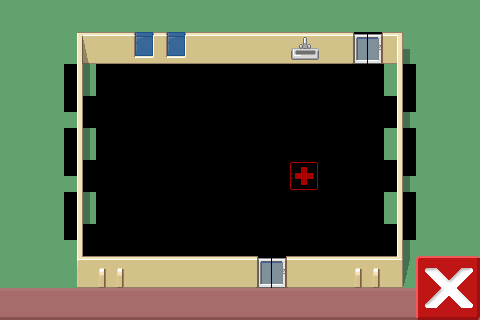

This is a level from a 2D game, rendered from its Tiled map with the project's own tilesets. A one-line summary and the map file follow, with tile-layer data summarised:
An orthogonal 15x10 tile map with 32x32 px tiles, 4 tile layers (floor, Walls, decoration, Ui) and 4 objects (target, crate, start, ui).

<map version="1.0" orientation="orthogonal" width="15" height="10" tilewidth="32" tileheight="32">
 <tileset firstgid="1" name="hospital_256" tilewidth="32" tileheight="32">
  <image source="textures/hospital_set.png" width="256" height="256" />
  <tile id="5">
   <properties>
    <property name="target" value="" />
   </properties>
  </tile>
  <tile id="6">
   <properties>
    <property name="crate" value="" />
   </properties>
  </tile>
  <tile id="7">
   <properties>
    <property name="cratetarget" value="" />
   </properties>
  </tile>
  <tile id="15">
   <properties>
    <property name="tilemakesureyourpassportisuptodateffs" value="" />
   </properties>
  </tile>
 </tileset>
 <layer name="floor" width="15" height="10">
  <data>[150 cells, 132 non-empty, 7 distinct tile ids]</data>
 </layer>
 <layer name="Walls" width="15" height="10">
  <data>[150 cells, 51 non-empty, 14 distinct tile ids]</data>
 </layer>
 <objectgroup name="Objects1" width="15" height="10">
  <object name="target" type="target" x="288" y="160" width="32" height="32" />
  <object name="crate" type="crate" x="224" y="160" width="32" height="32" />
  <object name="start" type="start" x="128" y="160" width="32" height="32" />
  <object name="uibutton" type="ui" x="416" y="256" width="64" height="64">
   <properties>
    <property name="longhold" value="1.00" />
    <property name="undo" value="0.05" />
   </properties>
  </object>
 </objectgroup>
 <layer name="decoration" width="15" height="10">
  <data>[150 cells, 2 non-empty, 2 distinct tile ids]</data>
 </layer>
 <layer name="Ui" width="15" height="10">
  <data>[150 cells, 15 non-empty, 3 distinct tile ids]</data>
 </layer>
</map>
